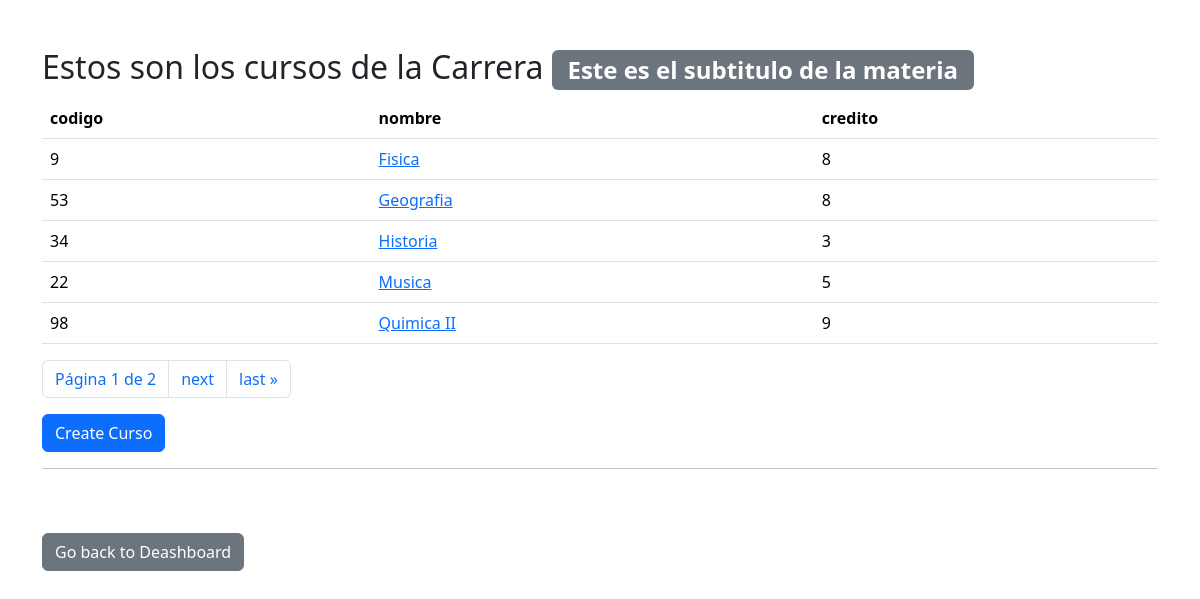
The page /list/ on the database as committed earlier.
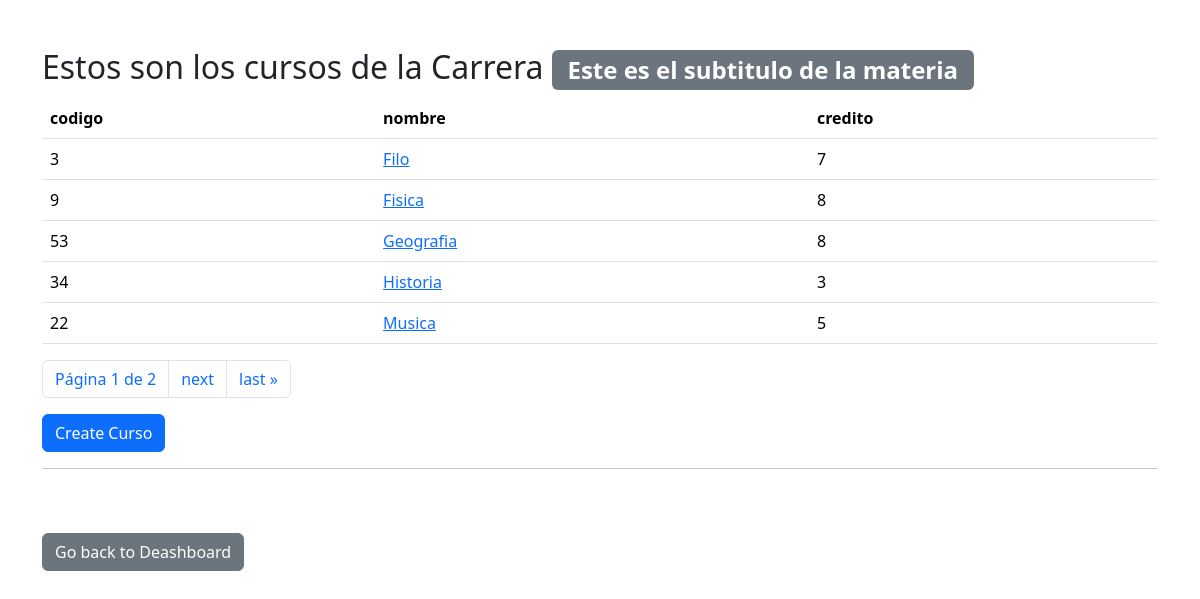
The same page on the database as committed later.
### academico/models.py (models this page shows, shortened)
class Curso(models.Model):
    codigo = models.CharField(primary_key=True, max_length=6)
    nombre = models.CharField(max_length=50)
    credito = models.PositiveSmallIntegerField()
    fecha_hora = models.DateTimeField(default=timezone.now)  # Agrega este campo

### academico/views.py (the view)
# urls.py: path('list/', CursoListView.as_view(), name='list'),
class CursoListView(ListView):
    model = Curso
    paginate_by = 5 # Número de elementos por página
    template_name = "curso_list.html"
    def get_queryset(self):
        queryset = super().get_queryset()
        return queryset.order_by('nombre')
    def get_context_data(self, **kwargs):
        context = super().get_context_data(**kwargs)
        context['title'] = 'Estos son los cursos de la Carrera'
        context['subtitle'] = 'Este es el subtitulo de la materia'
        return context

### templates/curso_list.html (shortened to what this page needs)
 {% extends 'core/base.html' %}
{% block content %}
<h2>{{ title }} <span class="badge bg-secondary">{{ subtitle }}</span></h2>
<table class="table">
    <thead>
        <tr>
            <th>codigo</th>
            <th>nombre</th>
            <th>credito</th>
        </tr>
    </thead>
    <tbody>
    {% for curso in curso_list %}
        <tr>
            <td>{{ curso.codigo }}</td>
            <td><a class="text-blue-500 hover:text-blue-800" href="{% url 'detail' curso.pk %}">{{ curso.nombre }}</a></td>
            <td>{{ curso.credito }}</td>
        </tr>
    {% endfor %}
    </tbody>
</table>
<nav aria-label="Page navigation example">
    <ul class="pagination">
            <li class="page-item">
                <span class="page-link">
                    Página {{ page_obj.number }} de {{ page_obj.paginator.num_pages }}
                </span>
            </li>
            {% if page_obj.has_next %}
                <li class="page-item">
                    <a href="?page={{ page_obj.next_page_number }}" class="page-link">next</a>
                </li>
                <li class="page-item">
                    <a href="?page={{ page_obj.paginator.num_pages }}" class="page-link">last &raquo;</a>
                </li>
            {% endif %}
    </ul>
</nav>
<a href="{% url 'create' %}" class="btn btn-primary">Create Curso</a>
<hr>
<div class="py-5 border-b border-gray-200">
    <a class="btn btn-secondary" href="{% url 'dashboard' %}">Go back to Deashboard</a>
</div>
{% endblock content %}

Rows that differ between the two databases and show on the page:
no longer on this page (row edited): Curso: codigo "98", nombre "Quimica II", credito "9"
added Curso: codigo "3", nombre "Filo", credito "7"
